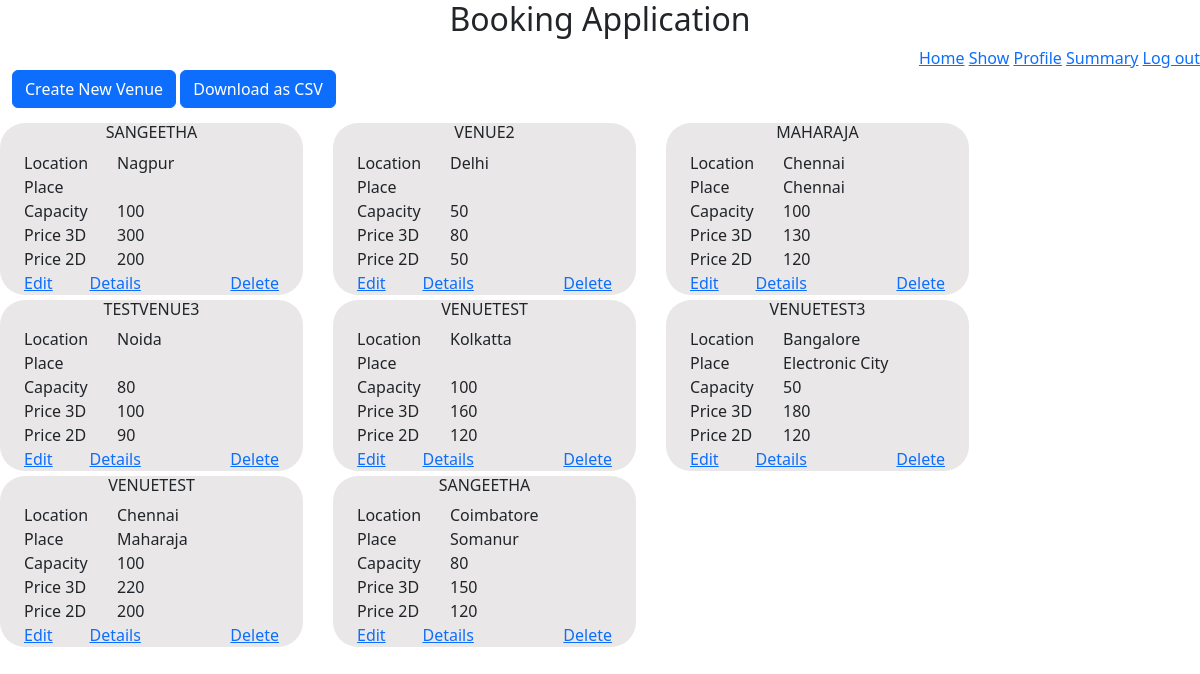
Page /admin/1/venue on the committed database.
### models/module.py (models this page shows)
class Venue(db.Model):
    venue_id = db.Column(db.Integer, autoincrement=True, primary_key=True)
    venue_name = db.Column(db.String(32), nullable=False)
    place = db.Column(db.String(32))
    location = db.Column(db.String(32), nullable=False)
    max_capacity = db.Column(db.Integer, nullable=False)
    fare2D = db.Column(db.Integer, nullable=False)
    fare3D = db.Column(db.Integer, nullable=False)
    venueShows = db.relationship("Show", backref="venues", secondary="show_venue")

### application/controllers/venueAdmin.py (the view)
@app.route("/admin/<int:a_id>/venue", methods={"GET", "POST"})
def venueHome(a_id):
    if "venueError" in session:
        flash(
            "There is Still some show allocated to this Venue. So You are not allowed to delete the venue",
            "danger",
        )
        session.pop("venueError")
    allVenue = Venue.query.all()
    return render_template("admin/venueHome.html", allVenue=allVenue, adminId=a_id)

### templates/admin/VenueHome.html (shortened to what this page needs)
<!DOCTYPE html>
<html>
<head>
  <header style="text-align: center">
    <h2>Booking Application</h2>
  </header>
  <link href="https://cdn.jsdelivr.net/npm/bootstrap@5.3.0-alpha1/dist/css/bootstrap.min.css" rel="stylesheet"
 />
  <link rel="stylesheet" href="https://cdnjs.cloudflare.com/ajax/libs/font-awesome/4.7.0/css/font-awesome.min.css" />
</head>
<body>
  <div style="text-align: right">
    <a href="/admin/{{adminId}}/home">Home</a>
    <a href="/admin/{{adminId}}/show">Show</a>
    <a href="/admin/{{adminId}}/profile">Profile</a>
        <a href="/admin/{{adminId}}/summary">Summary</a>
        <a href="/admin/login">Log out</a>
  </div>
  <div style="margin-left: 1%">
    <a href="/admin/{{adminId}}/venue/create" class="btn btn-primary">Create New Venue</a>
    {% if allVenue|length ==0 %}
    <h5 style="text-align: center;">No Venue are Created. Create a new one</h5>
    {%else%}
    <a href="/admin/{{adminId}}/venue/download" class="btn btn-primary">Download as CSV</a>
    {%endif%}
    <div class="row" style="margin-top: 10px">
      {%for each in allVenue%}
      <div id="small" class="col-md-3">
        <div class="container">
          <div class="row">
            <div class="col  text-center text-uppercase">
              <h6>{{each.venue_name}}</h6>
            </div>
          </div>
          <div class="row">
            <div class="col-md-4">
              <label>Location</label><br />
            </div>
            <div class="col text-capitalize">
              <label>{{each.location}}</label><br />
            </div>
          </div>
          <div class="row">
            <div class="col-md-4">
              <label>Place</label><br />
            </div>
            <div class="col text-capitalize">
              <label>{{each.place}}</label><br />
            </div>
          </div>
          <div class="row">
            <div class="col-md-4  ">
              <label>Capacity</label><br />
            </div>
            <div class="col ">
              <label>{{each.max_capacity}}</label><br />
            </div>
          </div>
          <div class="row">
            <div class="col-md-4  ">
              <label>Price 3D</label><br />
            </div>
            <div class="col ">
              <label>{{each.fare3D}}</label><br />
            </div>
          </div>
          <div class="row">
            <div class="col-md-4  ">
              <label>Price 2D</label><br />
            </div>
            <div class="col ">
              <label>{{each.fare2D}}</label><br />
            </div>
          </div>
          <div class="row">
            <div class="col ">
              <a href="/admin/{{adminId}}/venue/{{each.venue_id}}/edit">Edit</a>
            </div>
            <div class="col ">
              <a href="/admin/{{adminId}}/venue/{{each.venue_id}}/details">Details</a>
            </div>
            <div class="col "></div>
            <div class="col ">
              <a href="/admin/{{adminId}}/venue/{{each.venue_id}}/delete">Delete</a>
            </div>
          </div>
        </div>
      </div>
      {%endfor%}
    </div>
</body>
</html>

### templates/admin/VenueHome.html (style rules this page uses)
* { box-sizing: border-box; }
#small { margin-right: 30px; margin-top: 5px; border-radius: 25px; background-color: #e9e7e7; }

### rows in the picture
Venue: venue_name "SANGEETHA", location "Nagpur", max_capacity "100", fare3D "300", fare2D "200"
Venue: venue_name "VENUE2", location "Delhi", max_capacity "50", fare3D "80", fare2D "50"
Venue: venue_name "MAHARAJA", location "Chennai", place "Chennai", max_capacity "100", fare3D "130", fare2D "120"
Venue: venue_name "TESTVENUE3", location "Noida", max_capacity "80", fare3D "100", fare2D "90"
Venue: venue_name "VENUETEST", location "Kolkatta", max_capacity "100", fare3D "160", fare2D "120"
Venue: venue_name "VENUETEST3", location "Bangalore", place "Electronic City", max_capacity "50", fare3D "180", fare2D "120"
Venue: venue_name "VENUETEST", location "Chennai", place "Maharaja", max_capacity "100", fare3D "220", fare2D "200"
Venue: venue_name "SANGEETHA", location "Coimbatore", place "Somanur", max_capacity "80", fare3D "150", fare2D "120"
